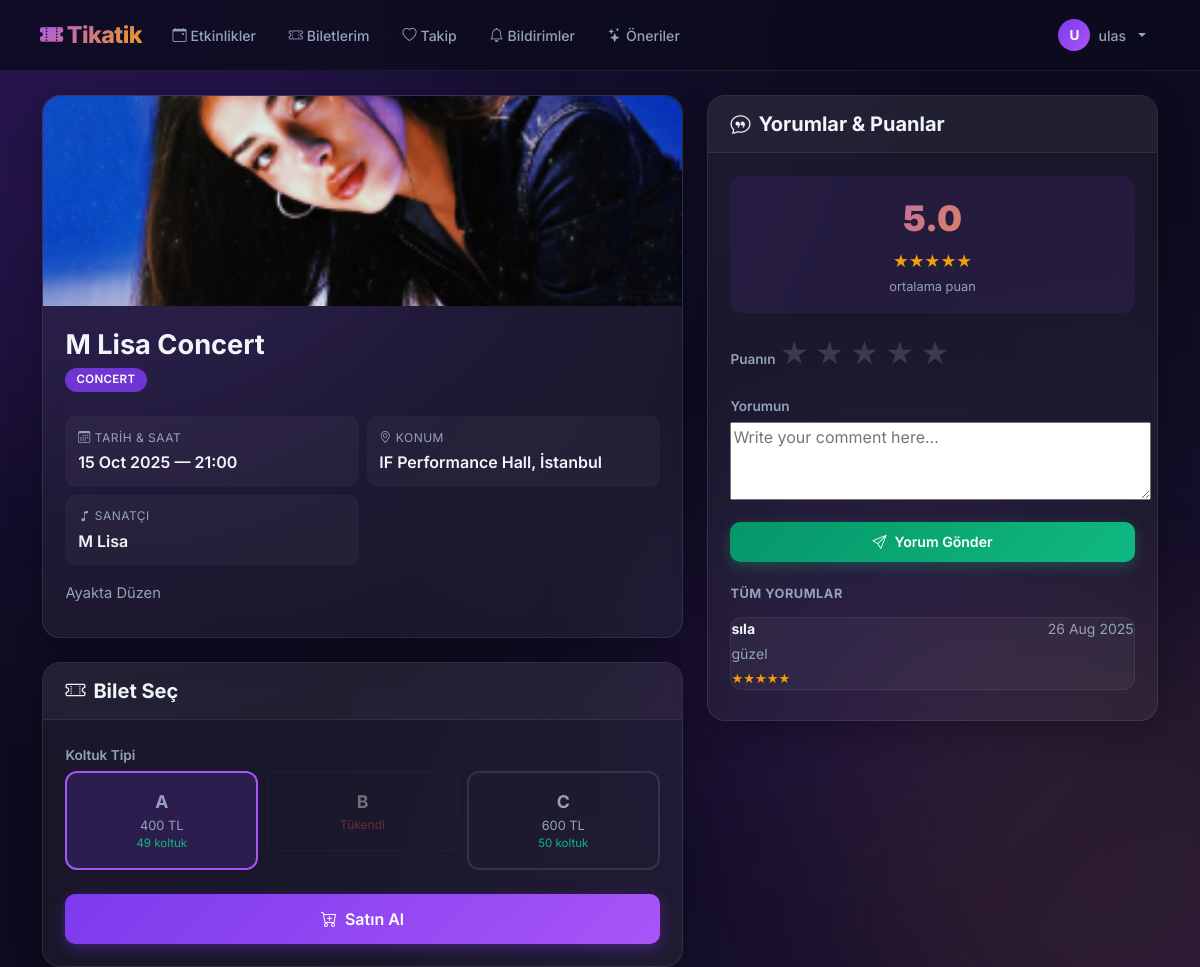
The page /etkinlik/42/detay/ (signed in) on the database as committed earlier.
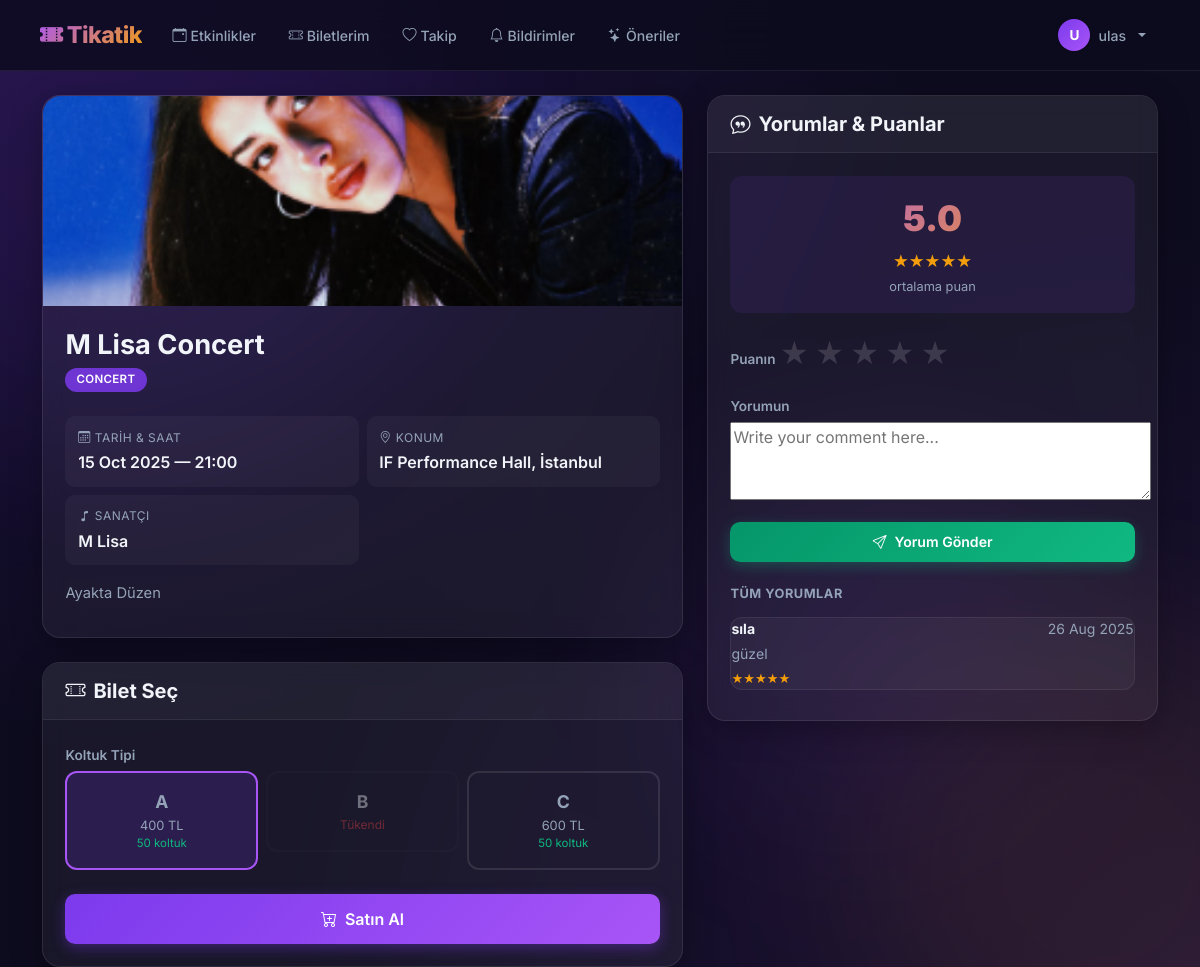
The same page on the database as committed later.
### app/models.py (models this page shows, shortened)
class Event(models.Model):
    CATEGORY_CHOICES = [
        ('concert', 'Concert'),
        ('cinema', 'Cinema'),
        ('theatre', 'Theatre'), ]
    title = models.CharField(max_length=200)
    category = models.CharField(max_length=50, choices=CATEGORY_CHOICES)
    date = models.DateField()
    time = models.TimeField()
    city = models.CharField(max_length=100, help_text="City")
    location = models.CharField(max_length=100)
    description = models.TextField()
    image = models.ImageField(upload_to='events/')
    price = models.DecimalField(max_digits=8, decimal_places=2, default=500.00)
    price_a = models.DecimalField(max_digits=8, decimal_places=2, default=500)
    price_b = models.DecimalField(max_digits=8, decimal_places=2, default=750)
    price_c = models.DecimalField(max_digits=8, decimal_places=2, default=1000)
    seats_a =models.PositiveIntegerField(default=50)
    seats_b =models.PositiveIntegerField(default=50)
    seats_c =models.PositiveIntegerField(default=50)
    artist = models.ForeignKey(Artist, on_delete=models.SET_NULL, null=True, blank=True, related_name='events_by_artist', help_text="Select the artist associated with this event.")
    actor = models.ForeignKey(Actor, on_delete=models.SET_NULL, null=True, blank=True, related_name='events_by_actor', help_text="Select the actor associated with this event.")
    is_approved = models.BooleanField(default=False)
    seller = models.ForeignKey(CustomUser, on_delete=models.CASCADE, related_name='events')
    is_on_sale = models.BooleanField(default=False)
    sale_price_a = models.DecimalField(max_digits=10, decimal_places=2, null=True, blank=True)
    sale_price_b = models.DecimalField(max_digits=10, decimal_places=2, null=True, blank=True)
    sale_price_c = models.DecimalField(max_digits=10, decimal_places=2, null=True, blank=True)
    sale_start_time = models.DateTimeField(null=True, blank=True)
    def get_current_price(self, ticket_type):
        if self.is_on_sale:
            if ticket_type == 'A':
                return self.sale_price_a if self.sale_price_a is not None else self.price_a
            elif ticket_type == 'B':
                return self.sale_price_b if self.sale_price_b is not None else self.price_b
            elif ticket_type == 'C':
                return self.sale_price_c if self.sale_price_c is not None else self.price_c

class Artist(models.Model):
    name = models.CharField(max_length=200)
    bio = models.TextField()
    image = models.ImageField(upload_to='artists/', null=True, blank=True)

### app/views.py (the view, shortened to what this page needs)
# urls.py: path('etkinlik/<int:event_id>/detay/', views.event_detail, name='event_detail'),
@login_required
def event_detail(request, event_id):
    event = get_object_or_404(Event, id=event_id)
    reviews = event.reviews.all()
    average_rating = reviews.aggregate(Avg('rating'))['rating__avg']
    prices = {'A': event.get_current_price('A'), 'B': event.get_current_price('B'),'C': event.get_current_price('C'),}
    user_reviews = reviews.filter(user=request.user)
    review_form = EventReviewForm()
    context = {'event': event,'reviews': reviews,'average_rating': average_rating,'review_form': review_form,
        'user_reviews': user_reviews,  'selected_ticket_type': request.POST.get('ticket_type', 'A'),
        'prices': prices,}
    return render(request, 'app/event_detail.html', context)

### app/forms.py
class EventReviewForm(forms.ModelForm):
    rating = forms.ChoiceField(
        choices=[
            (5, '★★★★★'),
            (4, '★★★★☆'),
            (3, '★★★☆☆'),
            (2, '★★☆☆☆'),
            (1, '★☆☆☆☆'), ],
            widget=forms.RadioSelect,
        label="Your Score" )
    class Meta:
        model = EventReview
        fields = ['rating','comment']
        widgets = {  'comment': forms.Textarea(attrs={'rows': 3, 'placeholder': 'Write your comment here...'}), }
        labels = { 'comment': 'Your Comment', }

### app/templates/app/event_detail.html (shortened to what the changed rows need)
{% extends 'app/navbar.html' %}
{% load static %}
{% load crispy_forms_tags %}
{% block content %}
<div class="row g-4">
    <div class="col-lg-7">
        <div class="card mb-4">
            {% if event.image %}
                <img src="{{ event.image.url }}" class="card-img-top" alt="{{ event.title }}"
                     style="height:280px;object-fit:cover;">
            {% endif %}
            <div class="card-body">
                <div class="d-flex align-items-start justify-content-between flex-wrap gap-2 mb-3">
                    <div>
                        <h1 class="mb-1" style="font-size:1.7rem;">{{ event.title }}</h1>
                        <span class="event-category-badge" style="position:static;display:inline-block;margin-bottom:0.5rem;">
                            {{ event.get_category_display }}
                        </span>
                    </div>
                </div>
                <div class="row g-2 mb-3">
                    <div class="col-sm-6">
                        <div style="background:rgba(255,255,255,0.04);border-radius:10px;padding:0.8rem;">
                            <div style="font-size:0.75rem;color:var(--text-secondary);text-transform:uppercase;letter-spacing:0.5px;margin-bottom:0.2rem;">
                                <i class="bi bi-calendar3 me-1"></i>Tarih & Saat
                            </div>
                            <div style="font-weight:600;">{{ event.date|date:"d M Y" }} — {{ event.time|time:"H:i" }}</div>
                        </div>
                    </div>
                    <div class="col-sm-6">
                        <div style="background:rgba(255,255,255,0.04);border-radius:10px;padding:0.8rem;">
                            <div style="font-size:0.75rem;color:var(--text-secondary);text-transform:uppercase;letter-spacing:0.5px;margin-bottom:0.2rem;">
                                <i class="bi bi-geo-alt me-1"></i>Konum
                            </div>
                            <div style="font-weight:600;">{{ event.location }}{% if event.city %}, {{ event.city }}{% endif %}</div>
                        </div>
                    </div>
                    {% if event.artist %}
                    <div class="col-sm-6">
                        <div style="background:rgba(255,255,255,0.04);border-radius:10px;padding:0.8rem;">
                            <div style="font-size:0.75rem;color:var(--text-secondary);text-transform:uppercase;letter-spacing:0.5px;margin-bottom:0.2rem;">
                                <i class="bi bi-music-note me-1"></i>Sanatçı
                            </div>
                            <div style="font-weight:600;">{{ event.artist.name }}</div>
                        </div>
                    </div>
                    {% endif %}
                </div>
                {% if event.description %}
                    <p style="font-size:0.92rem;line-height:1.7;">{{ event.description }}</p>
                {% endif %}
            </div>
        </div>
        <div class="card">
            <div class="card-body">
                <form action="{% url 'event_detail' event.id %}" method="post">
                    <div class="mb-4">
                        <div class="row g-2">
                            {% if event.seats_a > 0 %}
                                <div class="col-4">
                                    <label class="d-block" style="cursor:pointer;">
                                        <div class="ticket-option-card text-center"
                                             style="border:2px solid rgba(255,255,255,0.1);border-radius:12px;padding:1rem;transition:all 0.2s;">
                                            <div style="font-weight:700;font-size:1.1rem;">A</div>
                                            <div style="font-size:0.8rem;color:var(--text-secondary);">{{ prices.A|floatformat:0 }} TL</div>
                                            <div style="font-size:0.72rem;color:var(--success);">{{ event.seats_a }} koltuk</div>
                                        </div>
                                    </label>
                                </div>
                            {% endif %}
                            {% if event.seats_c > 0 %}
                                <div class="col-4">
                                    <label class="d-block" style="cursor:pointer;">
                                        <div class="ticket-option-card text-center"
                                             style="border:2px solid rgba(255,255,255,0.1);border-radius:12px;padding:1rem;transition:all 0.2s;">
                                            <div style="font-weight:700;font-size:1.1rem;">C</div>
                                            <div style="font-size:0.8rem;color:var(--text-secondary);">{{ prices.C|floatformat:0 }} TL</div>
                                            <div style="font-size:0.72rem;color:var(--success);">{{ event.seats_c }} koltuk</div>
                                        </div>
                                    </label>
                                </div>
                            {% endif %}
                        </div>
                    </div>
                </form>
            </div>
        </div>
    </div>
</div>
{% endblock %}

Rows that differ between the two databases and show on the page:
changed Event "M Lisa Concert": seats_a "49" → "50"
